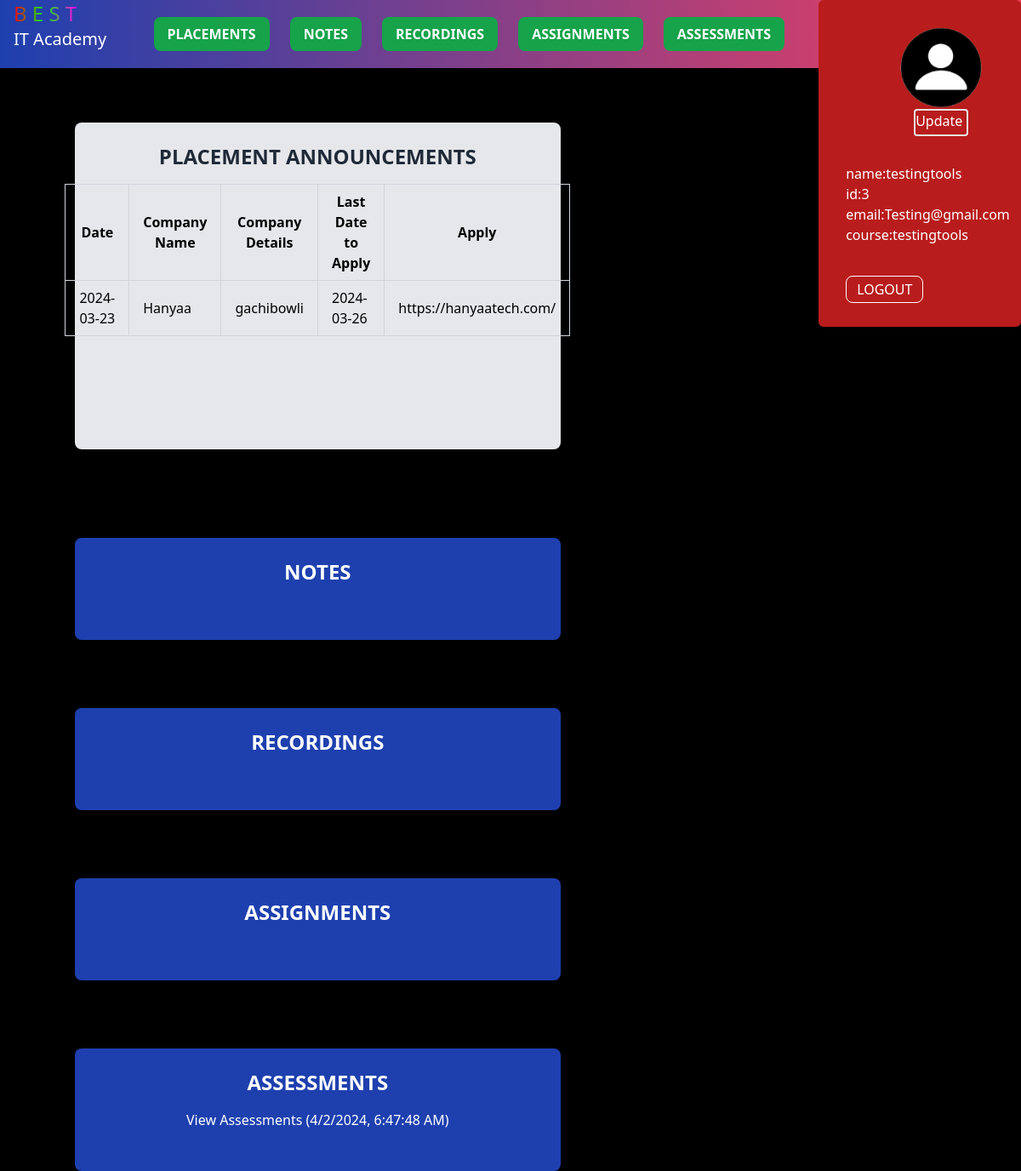
The app's page /java_course (signed in), older data.
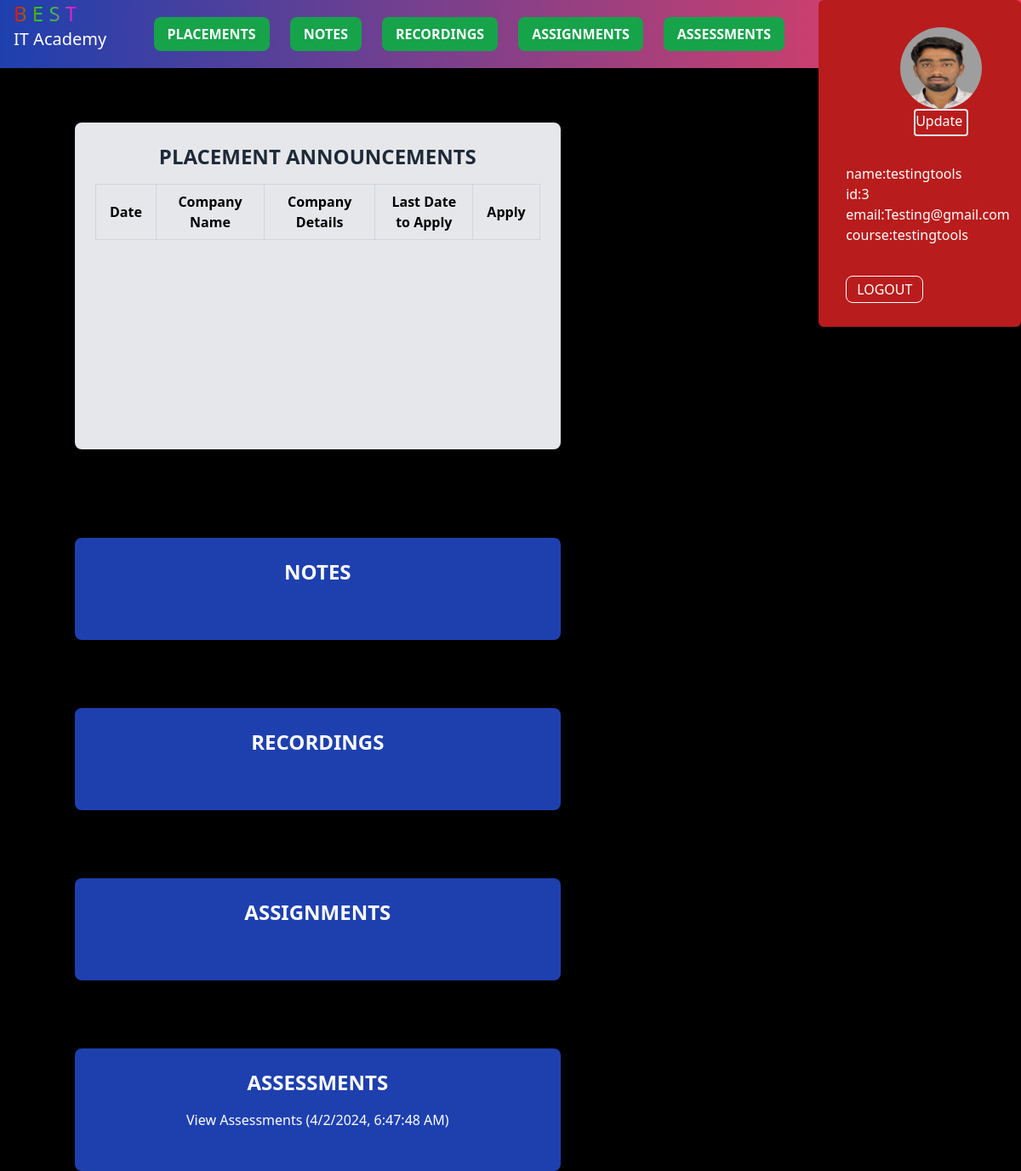
The same page, newer data.
### app/models/models.py (models this page shows, shortened)
class placement(db.Model):
    id = db.Column(db.Integer, primary_key=True)
    Date =  db.Column(db.Date, nullable=False)
    placement_company_name = db.Column(db.String(255), nullable=False)
    company_details=db.Column(db.String(600), nullable=False)
    last_date_to_apply = db.Column(db.Date, nullable=False)
    course = db.Column(db.String(64), nullable=False)
    link = db.Column(db.String(400), nullable=False)

class User(UserMixin,db.Model):
    id = db.Column(db.Integer, primary_key=True)
    email = db.Column(db.String(100), unique=True, nullable=False)
    username = db.Column(db.String(64), index=True, unique=True)
    password_hash = db.Column(db.String(128))  # Changed field name to password_hash
    course = db.Column(db.String(64))  # Add course column
    profile_image = db.Column(db.String(100), default='default.png')

### app/routes/stu_course.py (the view)
@course_bp.route("/java_course", methods=["GET", "POST"])
def java_course():
    csrf_token = generate_csrf()
    if 'username' not in session:
        flash("Please log in first.")
        return redirect('/student_login')
    username = session.get('username')
    course = session.get('course')
    upload_folders = current_app.config.get('UPLOAD_FOLDERS', {}).get('java', {})
    for folder_name, folder_path in upload_folders.items():
        if not os.path.exists(folder_path):
            os.makedirs(folder_path)
    file_notes = os.listdir(upload_folders.get('notes', ''))
    file_recordings = os.listdir(upload_folders.get('recordings', ''))
    file_assignments = os.listdir(upload_folders.get('assignments', ''))
    file_assessments = os.listdir(upload_folders.get('assessments', ''))
    java_course_placements = placement.query.filter_by(course='java').all()
    return render_template("java_course.html", username=username, course=course,
                           file_notes=file_notes, file_recordings=file_recordings,
                           file_assignments=file_assignments, file_assessments=file_assessments, csrf_token=csrf_token,java_course_placements=java_course_placements)

### app/extensions/login_manager.py (called while the page is built)
@login_manager.user_loader
def load_user(user_id):
    user = User.query.get(user_id)
    if not user:
        user = Faculty.query.get(user_id)
    return user

### app/templates/java_course.html (shortened to what the changed rows need)
<!DOCTYPE html>
<html lang="en">
<head>
    <script src="https://cdn.tailwindcss.com"></script>
    <link rel="stylesheet"  href="static\css\first.css">
</head>
<body class="bg-black font-sans">
    <div class="bg-gradient-to-r from-blue-800 to-rose-500 text-white flex flex-row w-full h-20 justify-between fixed">
        <div class="bg-red-700 h-96 w-70 grid grid-cols-1 justify-center items-center rounded-md">
            <div class="pl-8 pr-8">
                <div class="profile-image-container ml-16">
                    {% if current_user.profile_image %}
                    <img id="profile-image" src="{{ url_for('static', filename='profile_pics/' + current_user.profile_image) }}" class="h-24 w-24 rounded-full" alt="{{ current_user.username }}'s Profile Image" onerror="this.onerror=null;this.src='{{ url_for('static', filename='profile_pics/profile.png') }}';" />
                    {% else %}
                    <img id="profile-image" src="{{ url_for('static', filename='profile_pics/default.png') }}" class="h-16 w-16 rounded-full" alt="Default Profile Image">
                    {% endif %}
                </div>
                <button id="edit-profile-btn" class="ml-20 border-2 flex inline text-white rounded h-8 w-16">Update</button>
                <p class="mt-8">name:{{current_user.username}}<p>
                <p>id:{{current_user.id}}</p>
                <p class="pr-10">email:{{current_user.email}}</p>
                <p class="mb-10">course:{{current_user.course}}</p>
                <a href="/" class="border border-white py-1 px-3 rounded-lg mt-8">LOGOUT</a>
            </div>
        </div>
    </div>
    <div class="container grid grid-cols-3 pt-16">
        <div class="px-6 mt-10 grid grid-cols-1 ml-16 gap-20 col-span-2">
            <div class="flex flex-col items-center h-96 rounded-lg mt-10 bg-gray-200 text-gray-800 p-6 rounded-lg mb-6" id="placements">
                <h1 class="text-2xl font-bold mb-4 ">PLACEMENT ANNOUNCEMENTS</h1>
                <table class="text-black border-collapse w-full">
                    <thead>
                        <tr>
                            <th class="border border-gray-300 px-4 py-2">Date</th>
                            <th class="border border-gray-300 px-4 py-2">Company Name</th>
                            <th class="border border-gray-300 px-4 py-2">Company Details</th>
                            <th class="border border-gray-300 px-4 py-2">Last Date to Apply</th>
                            <th class="border border-gray-300 px-4 py-2">Apply</th>
                        </tr>
                    </thead>
                    <tbody>
                        {% for placement in java_course_placements %}
                        <tr>
                            <td class="border border-gray-300 px-4 py-2">{{ placement.Date }}</td>
                            <td class="border border-gray-300 px-4 py-2">{{ placement.placement_company_name }}</td>
                            <td class="border border-gray-300 px-4 py-2">{{ placement.company_details }}</td>
                            <td class="border border-gray-300 px-4 py-2">{{ placement.last_date_to_apply }}</td>
                            <td class="border border-gray-300 px-4 py-2"><a href={{ placement.link }}>{{ placement.link }}</a></td>
                        </tr>
                        {% endfor %}
                    </tbody>
                </table>
            </div>
            <div class="bg-blue-800 text-white p-6 rounded-lg mb-6 overflow-y-scroll h-full text-center" id="notes">
                <h1 class="text-2xl font-bold mb-4">NOTES</h1>
            </div>
            <div class="bg-blue-800 text-white p-6 rounded-lg mb-6 overflow-y-scroll h-full text-center" id="recordings">
                <h1 class="text-2xl font-bold mb-4">RECORDINGS</h1>
            </div>
            <div class="bg-blue-800 text-white p-6 rounded-lg mb-6 overflow-y-scroll h-full text-center" id="assignments">
                <h1 class="text-2xl font-bold mb-4">ASSIGNMENTS</h1>
            </div>
            <div class="bg-blue-800 text-white p-6 rounded-lg mb-6 overflow-y-scroll h-full text-center" id="assessments">
                <h1 class="text-2xl font-bold mb-4">ASSESSMENTS</h1>
            </div>
        </div>
    </div>
</body>
</html>

Row changes from the older to the newer data that the page shows:
removed placement: Date "2024-03-23", placement_company_name "Hanyaa", company_details "gachibowli", last_date_to_apply "2024-03-26", link "https://hanyaatech.com/"
changed User "testingtools": profile_image: picture added
